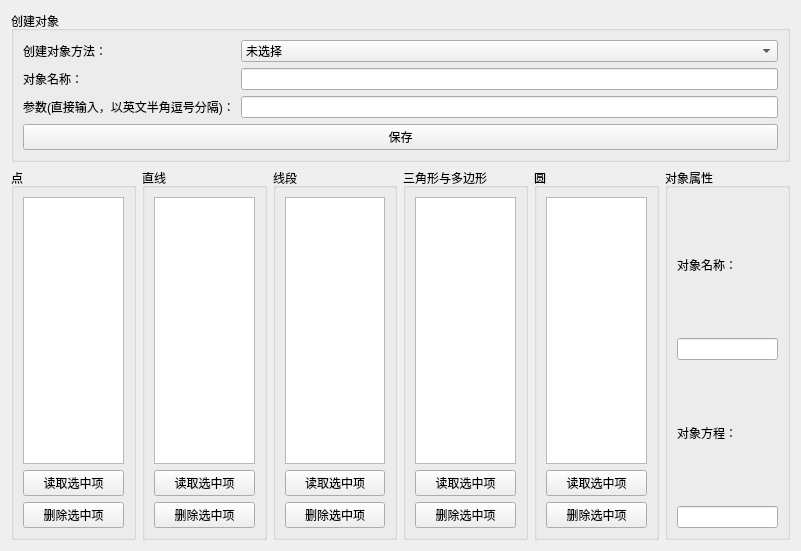
<?xml version="1.0" encoding="UTF-8"?>
<ui version="4.0">
 <class>dingyi_pj</class>
 <widget class="QWidget" name="dingyi_pj">
  <property name="geometry">
   <rect>
    <x>0</x>
    <y>0</y>
    <width>801</width>
    <height>551</height>
   </rect>
  </property>
  <property name="windowTitle">
   <string>Form</string>
  </property>
  <layout class="QGridLayout" name="gridLayout" columnstretch="1,1,1,1,1,1">
   <item row="1" column="5">
    <widget class="QGroupBox" name="groupBox_7">
     <property name="title">
      <string>对象属性</string>
     </property>
     <layout class="QGridLayout" name="gridLayout_8">
      <item row="0" column="0">
       <widget class="QLabel" name="label_4">
        <property name="text">
         <string>对象名称：</string>
        </property>
       </widget>
      </item>
      <item row="1" column="0">
       <widget class="QLineEdit" name="dingyi_pj_shuxing_mingcheng"/>
      </item>
      <item row="2" column="0">
       <widget class="QLabel" name="label_5">
        <property name="text">
         <string>对象方程：</string>
        </property>
       </widget>
      </item>
      <item row="3" column="0">
       <widget class="QLineEdit" name="dingyi_pj_shuxing_fangcheng"/>
      </item>
     </layout>
    </widget>
   </item>
   <item row="1" column="2">
    <widget class="QGroupBox" name="groupBox_4">
     <property name="title">
      <string>线段</string>
     </property>
     <layout class="QGridLayout" name="gridLayout_5">
      <item row="0" column="0">
       <widget class="QListWidget" name="dingyi_pj_xianduan"/>
      </item>
      <item row="1" column="0">
       <widget class="QPushButton" name="dingyi_pj_xianduan_read">
        <property name="text">
         <string>读取选中项</string>
        </property>
       </widget>
      </item>
      <item row="2" column="0">
       <widget class="QPushButton" name="dingyi_pj_xianduan_delete">
        <property name="text">
         <string>删除选中项</string>
        </property>
       </widget>
      </item>
     </layout>
    </widget>
   </item>
   <item row="1" column="1">
    <widget class="QGroupBox" name="groupBox_3">
     <property name="title">
      <string>直线</string>
     </property>
     <layout class="QGridLayout" name="gridLayout_4">
      <item row="0" column="0">
       <widget class="QListWidget" name="dingyi_pj_zhixian"/>
      </item>
      <item row="1" column="0">
       <widget class="QPushButton" name="dingyi_pj_zhixian_read">
        <property name="text">
         <string>读取选中项</string>
        </property>
       </widget>
      </item>
      <item row="2" column="0">
       <widget class="QPushButton" name="dingyi_pj_zhixian_delete">
        <property name="text">
         <string>删除选中项</string>
        </property>
       </widget>
      </item>
     </layout>
    </widget>
   </item>
   <item row="1" column="0">
    <widget class="QGroupBox" name="groupBox_2">
     <property name="title">
      <string>点</string>
     </property>
     <layout class="QGridLayout" name="gridLayout_3">
      <item row="0" column="0">
       <widget class="QListWidget" name="dingyi_pj_dian"/>
      </item>
      <item row="1" column="0">
       <widget class="QPushButton" name="dingyi_pj_dian_read">
        <property name="text">
         <string>读取选中项</string>
        </property>
       </widget>
      </item>
      <item row="2" column="0">
       <widget class="QPushButton" name="dingyi_pj_dian_delete">
        <property name="text">
         <string>删除选中项</string>
        </property>
       </widget>
      </item>
     </layout>
    </widget>
   </item>
   <item row="1" column="4">
    <widget class="QGroupBox" name="groupBox_6">
     <property name="title">
      <string>圆</string>
     </property>
     <layout class="QGridLayout" name="gridLayout_7">
      <item row="0" column="0">
       <widget class="QListWidget" name="dingyi_pj_yuan"/>
      </item>
      <item row="1" column="0">
       <widget class="QPushButton" name="dingyi_pj_yuan_read">
        <property name="text">
         <string>读取选中项</string>
        </property>
       </widget>
      </item>
      <item row="2" column="0">
       <widget class="QPushButton" name="dingyi_pj_yuan_delete">
        <property name="text">
         <string>删除选中项</string>
        </property>
       </widget>
      </item>
     </layout>
    </widget>
   </item>
   <item row="1" column="3">
    <widget class="QGroupBox" name="groupBox_5">
     <property name="title">
      <string>三角形与多边形</string>
     </property>
     <layout class="QGridLayout" name="gridLayout_6">
      <item row="0" column="0">
       <widget class="QListWidget" name="dingyi_pj_duobianxing"/>
      </item>
      <item row="1" column="0">
       <widget class="QPushButton" name="dingyi_pj_duobianxing_read">
        <property name="text">
         <string>读取选中项</string>
        </property>
       </widget>
      </item>
      <item row="2" column="0">
       <widget class="QPushButton" name="dingyi_pj_duobianxing_delete">
        <property name="text">
         <string>删除选中项</string>
        </property>
       </widget>
      </item>
     </layout>
    </widget>
   </item>
   <item row="0" column="0" colspan="6">
    <widget class="QGroupBox" name="groupBox">
     <property name="title">
      <string>创建对象</string>
     </property>
     <layout class="QGridLayout" name="gridLayout_2" columnstretch="1,5">
      <item row="0" column="0">
       <widget class="QLabel" name="label">
        <property name="text">
         <string>创建对象方法：</string>
        </property>
       </widget>
      </item>
      <item row="0" column="1">
       <widget class="QComboBox" name="dingyi_pj_fangfa">
        <item>
         <property name="text">
          <string>未选择</string>
         </property>
        </item>
        <item>
         <property name="text">
          <string>通过坐标创建点[参数：x坐标,y坐标]</string>
         </property>
        </item>
        <item>
         <property name="text">
          <string>通过两点创建直线[参数：点1名称,点2名称]</string>
         </property>
        </item>
        <item>
         <property name="text">
          <string>通过圆心和半径创建圆[参数：圆心名称,半径长度]</string>
         </property>
        </item>
        <item>
         <property name="text">
          <string>通过三点创建圆（外接圆）[参数：点1名称,点2名称,点3名称]</string>
         </property>
        </item>
        <item>
         <property name="text">
          <string>通过三点创建三角形[参数：点1名称,点2名称,点3名称]</string>
         </property>
        </item>
        <item>
         <property name="text">
          <string>通过顶点列表创建多边形[参数：点1名称,点2名称,……,点n名称]</string>
         </property>
        </item>
        <item>
         <property name="text">
          <string>以两点为直径端点作圆[参数：点1名称,点2名称]</string>
         </property>
        </item>
        <item>
         <property name="text">
          <string>以圆心和圆上一点作圆[参数：点1名称,点2名称]</string>
         </property>
        </item>
        <item>
         <property name="text">
          <string>线段的中垂线[参数：线段名称]</string>
         </property>
        </item>
        <item>
         <property name="text">
          <string>过一点作已知直线的平行线[参数：点名称,线段名称]</string>
         </property>
        </item>
        <item>
         <property name="text">
          <string>过一点作已知直线的垂线[参数：点名称,线段名称]</string>
         </property>
        </item>
        <item>
         <property name="text">
          <string>两相交直线的角平分线[参数：直线名称,直线名称]</string>
         </property>
        </item>
        <item>
         <property name="text">
          <string>角 p1-p2-p3 的角平分线（p2 为顶点）[参数：点1名称,点2名称,点3名称]</string>
         </property>
        </item>
        <item>
         <property name="text">
          <string>三角形的中线[参数：三角形名称,顶点名称]</string>
         </property>
        </item>
        <item>
         <property name="text">
          <string>三角形的高线[参数：三角形名称,顶点名称]</string>
         </property>
        </item>
        <item>
         <property name="text">
          <string>三角形的中位线[参数：三角形名称,顶点名称]</string>
         </property>
        </item>
        <item>
         <property name="text">
          <string>三角形的内切圆[参数：三角形名称]</string>
         </property>
        </item>
        <item>
         <property name="text">
          <string>三角形的旁切圆[参数：三角形名称,顶点名称]</string>
         </property>
        </item>
        <item>
         <property name="text">
          <string>通过两点构造线段[参数：点1名称,点2名称]</string>
         </property>
        </item>
       </widget>
      </item>
      <item row="1" column="0">
       <widget class="QLabel" name="label_3">
        <property name="text">
         <string>对象名称：</string>
        </property>
       </widget>
      </item>
      <item row="1" column="1">
       <widget class="QLineEdit" name="dingyi_pj_mingcheng"/>
      </item>
      <item row="2" column="0">
       <widget class="QLabel" name="label_2">
        <property name="text">
         <string>参数(直接输入，以英文半角逗号分隔)：</string>
        </property>
       </widget>
      </item>
      <item row="2" column="1">
       <widget class="QLineEdit" name="dingyi_pj_canshu"/>
      </item>
      <item row="3" column="0" colspan="2">
       <widget class="QPushButton" name="dingyi_pj_baocun">
        <property name="text">
         <string>保存</string>
        </property>
       </widget>
      </item>
     </layout>
    </widget>
   </item>
  </layout>
 </widget>
 <resources/>
 <connections/>
</ui>
